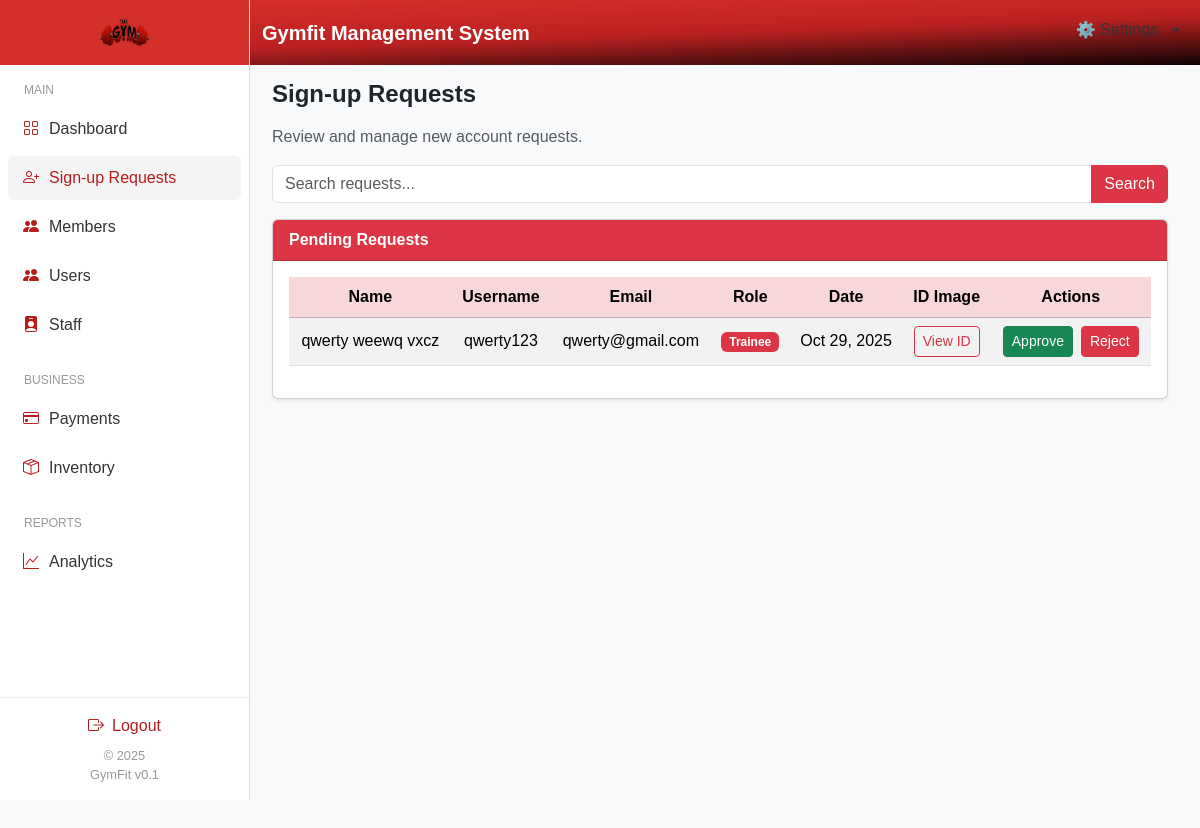
The page /dashboard/admin/signup_requests.php (signed in) on the database its author committed.
### tables this page shows
CREATE TABLE `signup_requests` (
  `id` int(11) NOT NULL,
  `firstName` varchar(100) NOT NULL,
  `middleName` varchar(100) DEFAULT NULL,
  `lastName` varchar(100) NOT NULL,
  `username` varchar(100) NOT NULL,
  `email` varchar(150) NOT NULL,
  `password` varchar(255) NOT NULL,
  `role` enum('trainee','trainor') DEFAULT 'trainee',
  `birthday` date NOT NULL,
  `mobileNumber` varchar(20) NOT NULL,
  `street` varchar(100) DEFAULT NULL,
  `barangay` varchar(100) DEFAULT NULL,
  `city` varchar(100) DEFAULT NULL,
  `province` varchar(100) DEFAULT NULL,
  `zipCode` varchar(10) DEFAULT NULL,
  `idImage` varchar(255) DEFAULT NULL,
  `status` enum('pending','approved','rejected') DEFAULT 'pending',
  `createdAt` datetime DEFAULT current_timestamp()
);

### dashboard/admin/signup_requests.php (the view, shortened to what this page needs)
<?php
include '../../db_connect.php';
$search = isset($_GET['search']) ? $conn->real_escape_string($_GET['search']) : '';
$query = "SELECT * FROM signup_requests WHERE
          firstName LIKE '%$search%' OR
          lastName LIKE '%$search%' OR
          username LIKE '%$search%' OR
          email LIKE '%$search%'
          ORDER BY createdAt DESC";
$result = $conn->query($query);
?>
<!DOCTYPE html>
<html lang="en">
<head>
  <link href="https://cdn.jsdelivr.net/npm/bootstrap@5.3.3/dist/css/bootstrap.min.css" rel="stylesheet">
  <link href="https://cdn.jsdelivr.net/npm/bootstrap-icons@1.11.3/font/bootstrap-icons.css" rel="stylesheet">
</head>
<body>
<?php include 'includes/navbar.php'; ?>
<?php include 'includes/sidebar.php'; ?>
<div class="main-content">
  <div class="container-fluid">
    <h4 class="fw-bold mb-3">Sign-up Requests</h4>
    <p class="text-muted">Review and manage new account requests.</p>
    <form method="GET" class="mb-3">
      <div class="input-group">
        <input type="text" name="search" class="form-control" placeholder="Search requests..." value="<?= htmlspecialchars($search) ?>">
        <button class="btn btn-danger" type="submit">Search</button>
      </div>
    </form>
    <div class="card shadow-sm">
      <div class="card-header bg-danger text-white fw-bold">Pending Requests</div>
      <div class="card-body">
        <table class="table table-striped align-middle text-center">
          <thead class="table-danger">
            <tr>
              <th>Name</th>
              <th>Username</th>
              <th>Email</th>
              <th>Role</th>
              <th>Date</th>
              <th>ID Image</th>
              <th>Actions</th>
            </tr>
          </thead>
          <tbody>
            <?php if ($result->num_rows > 0): ?>
              <?php while ($row = $result->fetch_assoc()): ?>
                <tr>
                  <td><?= $row['firstName'] . ' ' . ($row['middleName'] ? $row['middleName'].' ' : '') . $row['lastName'] ?></td>
                  <td><?= $row['username'] ?></td>
                  <td><?= $row['email'] ?></td>
                  <td><span class="badge bg-danger"><?= ucfirst($row['role']) ?></span></td>
                  <td><?= date('M d, Y', strtotime($row['createdAt'])) ?></td>
                  <td>
                    <button class="btn btn-sm btn-outline-danger" data-bs-toggle="modal" data-bs-target="#viewImage<?= $row['id'] ?>">View ID</button>
                  </td>
                  <td>
                    <div class="d-flex justify-content-center gap-2">
                      <form method="POST">
                        <button class="btn btn-success btn-sm" onclick="return confirm('Approve this request?')">Approve</button>
                      </form>
                      <form method="POST">
                        <button class="btn btn-danger btn-sm" onclick="return confirm('Reject this request?')">Reject</button>
                      </form>
                    </div>
                  </td>
                </tr>
              <?php endwhile; ?>
            <?php else: ?>
              <tr><td colspan="7" class="text-muted py-4">No pending requests found</td></tr>
            <?php endif; ?>
          </tbody>
        </table>
      </div>
    </div>
  </div>
</div>
</body>
</html>

### dashboard/admin/signup_requests.php (style rules this page uses)
body { font-family: 'Poppins', sans-serif; background-color: #f8f9fa; overflow-x: hidden; }
.main-content { margin-left: 240px; margin-top: 60px; padding: 20px; background: #f8f9fa; height: 100vh; overflow-y: auto; }

### rows shown on the page
signup_requests: firstName "qwerty", middleName "weewq", lastName "vxcz", username "qwerty123", email "qwerty@gmail.com", role "Trainee", createdAt "Oct 29, 2025"
